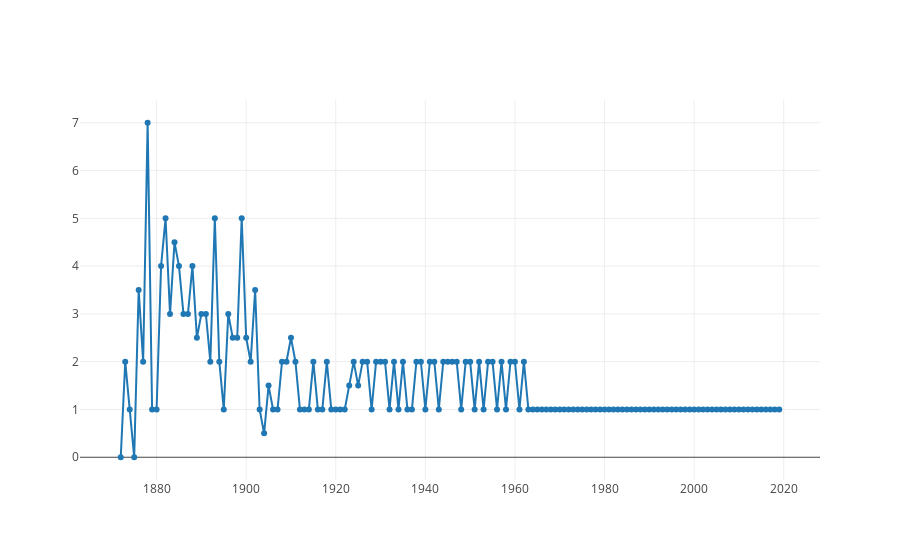

The notebook cell saved with this chart:
### Code cell
fig = go.Figure()
fig.add_trace(go.Scatter(x = GoalsPerYear.index, y = (result.groupby('year').median()['GD']), mode = 'lines+markers', name = 'median GD per year'))
# fig.add_trace(go.Scatter(x = GoalsPerYear.index, y = (result.groupby('year').max()['GD']), mode = 'lines+markers', name = 'Biggest GD per year'))
# fig.add_trace(go.Scatter(x = GoalsPerYear.index, y = (result.groupby('year').median()['sum_goal']), mode = 'lines+markers', name = 'GoalPerMatch'))


fig.show()

### Figure 1 — Plotly figure (JSON) as saved in the notebook; plotly's stock layout.template omitted (floating-point values rounded to 4 significant figures; data arrays with more than 128 entries replaced by an {"elided": "..."} marker saying what was removed)
{"data": [{"mode": "lines+markers", "name": "median GD per year", "type": "scatter", "uid": "d958c983-e5b3-4166-9f6c-6b28d8ec085c", "x": {"elided": "148 int values"}, "y": {"elided": "148 float values"}}], "layout": {}}
